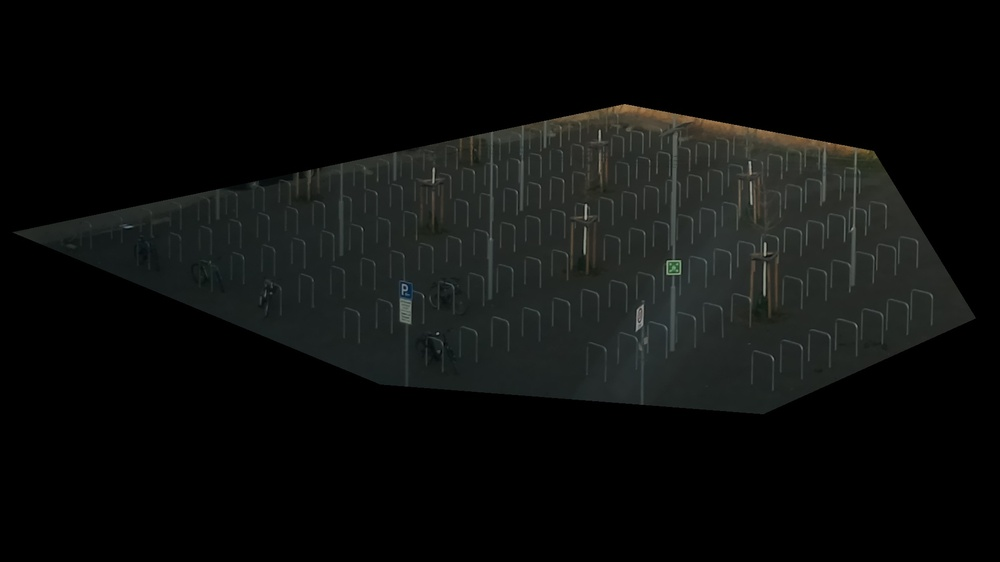
#> input picture data/parking_lot.jpg, 1000 x 562 px, shrunk from 1920 x 1080 before the run, found by its file name
$ python map_parking_lot.py
#> lines starting #> are read from the running program, lines starting #| are printed output that depends on the picture; after the words box and inside, x2 and y2 are one past the last pixel; in counts of white or black regions, pixels touching at a corner belong together
import cv2

#Skript helps to map the parking lot and generate the parking_lot_map file with the corrdinates of the spots (not automatically)
# To use, run it. than by clicking a rectangle will appear drag the rectangle to the desire spot and realease the click to obtain the coordinates printed in the consola (x,y,w,h)
# Repeat this process as needed. To quit press q
# copy from console and manually make the map file
# If the rectagles are too big manually change the rect_width, rect_height


# Global variables
drawing = False  # True if mouse is pressed
start_x, start_y = -1, -1  # x, y coordinates of the starting point
rect_width, rect_height = 28, 35 # predefined dimensions of the rectangle
rect_x, rect_y = -1, -1  # x, y coordinates of the top-left corner of the rectangle
rectangles = []  # List to store drawn rectangles

# Mouse callback function
def draw_rectangle(event, x, y, flags, param):
    global start_x, start_y, drawing, rect_x, rect_y

    if event == cv2.EVENT_LBUTTONDOWN:
        drawing = True
        start_x, start_y = x, y
        rect_x, rect_y = x - rect_width // 2, y - rect_height // 2
    elif event == cv2.EVENT_MOUSEMOVE:
        if drawing:
            rect_x = x - rect_width // 2
            rect_y = y - rect_height // 2
    elif event == cv2.EVENT_LBUTTONUP:
        drawing = False
        rectangles.append((rect_x, rect_y, rect_x + rect_width, rect_y + rect_height))
        print(rect_x,",", rect_y,",",rect_width ,",", rect_height)

# Read an image
img = cv2.imread(r'C:\T3100\Projects\Parkinglot_usage_analyse\data\parking_lot.jpg')
#> img is the input picture: shape (562, 1000, 3); mean B, G, R 13.5, 14.6, 13.2

# Create a window and bind the function to window
cv2.namedWindow('image')
cv2.setMouseCallback('image', draw_rectangle)

while True:
    img_copy = img.copy()  # Make a copy of the original image
    if rectangles:
        for rect in rectangles:
            cv2.rectangle(img_copy, (rect[0], rect[1]), (rect[2], rect[3]), (0, 255, 0), 2)
    cv2.rectangle(img_copy, (rect_x, rect_y), (rect_x + rect_width, rect_y + rect_height), (0, 255, 0), 2)
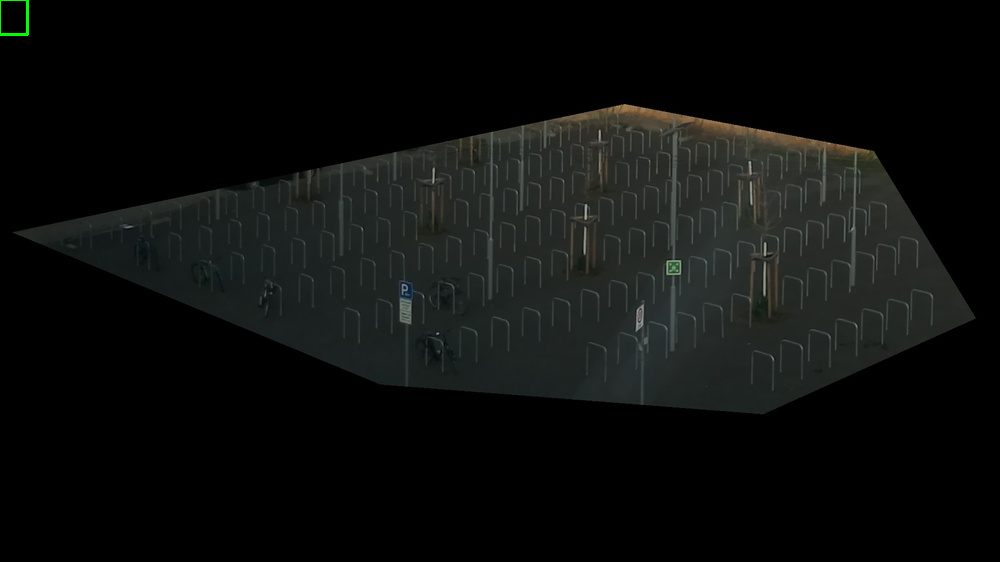
#> img_copy: shape (562, 1000, 3); 0.04% of pixels changed, all inside (x1, y1, x2, y2) = (0, 0, 29, 36)
    cv2.imshow('image', img_copy)
    if cv2.waitKey(1) & 0xFF == ord('q'):
#> (key q is pressed here)
        break

cv2.destroyAllWindows()

"""
159,582,239,662
213,560,293,640
261,539,341,619
310,512,390,592
360,495,440,575
412,476,492,556
457,453,537,533
502,430,582,510
591,394,671,474
637,376,717,456
679,358,759,438
721,340,801,420
763,326,843,406
803,313,883,393
880,280,960,360
915,261,995,341
953,247,1033,327
990,230,1070,310
1028,216,1108,296
1060,203,1140,283
1096,191,1176,271
277,598,357,678
327,573,407,653
372,544,452,624
422,522,502,602
472,502,552,582
525,485,605,565
573,461,653,541
616,438,696,518
663,418,743,498
708,402,788,482
794,366,874,446
838,350,918,430
880,333,960,413
923,317,1003,397
961,297,1041,377
1001,282,1081,362
1042,261,1122,341
1110,235,1190,315
1146,214,1226,294
1185,205,1265,285
1220,193,1300,273
387,619,467,699
446,590,526,670
494,568,574,648
543,547,623,627
592,522,672,602
642,500,722,580
693,478,773,558
742,456,822,536
834,416,914,496
880,397,960,477
922,377,1002,457
966,360,1046,440
1008,343,1088,423
1050,320,1130,400
1128,288,1208,368
1164,274,1244,354
1205,256,1285,336
1238,237,1318,317
1276,220,1356,300
1307,203,1387,283
1345,189,1425,269
503,642,583,722
566,614,646,694
620,588,700,668
673,563,753,643
723,538,803,618
776,517,856,597
825,492,905,572
875,471,955,551
924,448,1004,528
970,424,1050,504
1014,402,1094,482
1058,384,1138,464
1103,364,1183,444
1143,343,1223,423
1184,324,1264,404
1226,302,1306,382
1266,286,1346,366
1305,263,1385,343
1338,247,1418,327
1379,232,1459,312
1415,216,1495,296
1451,203,1531,283
1487,188,1567,268
651,658,731,738
713,630,793,710
769,608,849,688
822,585,902,665
876,560,956,640
930,535,1010,615
980,510,1060,590
1030,486,1110,566
1122,439,1202,519
1170,417,1250,497
1213,391,1293,471
1256,373,1336,453
1297,350,1377,430
1339,331,1419,411
1420,296,1500,376
1460,275,1540,355
1497,257,1577,337
1534,238,1614,318
1568,218,1648,298
815,694,895,774
857,662,937,742
932,635,1012,715
990,605,1070,685
1041,573,1121,653
1092,549,1172,629
1144,521,1224,601
1193,497,1273,577
1236,475,1316,555
1292,447,1372,527
1335,423,1415,503
1381,398,1461,478
1423,378,1503,458
1465,356,1545,436
1507,338,1587,418
1548,312,1628,392
1587,293,1667,373
1628,275,1708,355
1119,655,1199,735
1167,625,1247,705
1229,590,1309,670
1280,568,1360,648
1330,538,1410,618
1381,509,1461,589
1475,457,1555,537
1519,431,1599,511
1564,407,1644,487
1607,383,1687,463
1649,362,1729,442
1693,338,1773,418
1435,621,1515,701
1489,586,1569,666
1539,555,1619,635
1588,527,1668,607
1640,493,1720,573
1685,467,1765,547
1731,434,1811,514
"""
